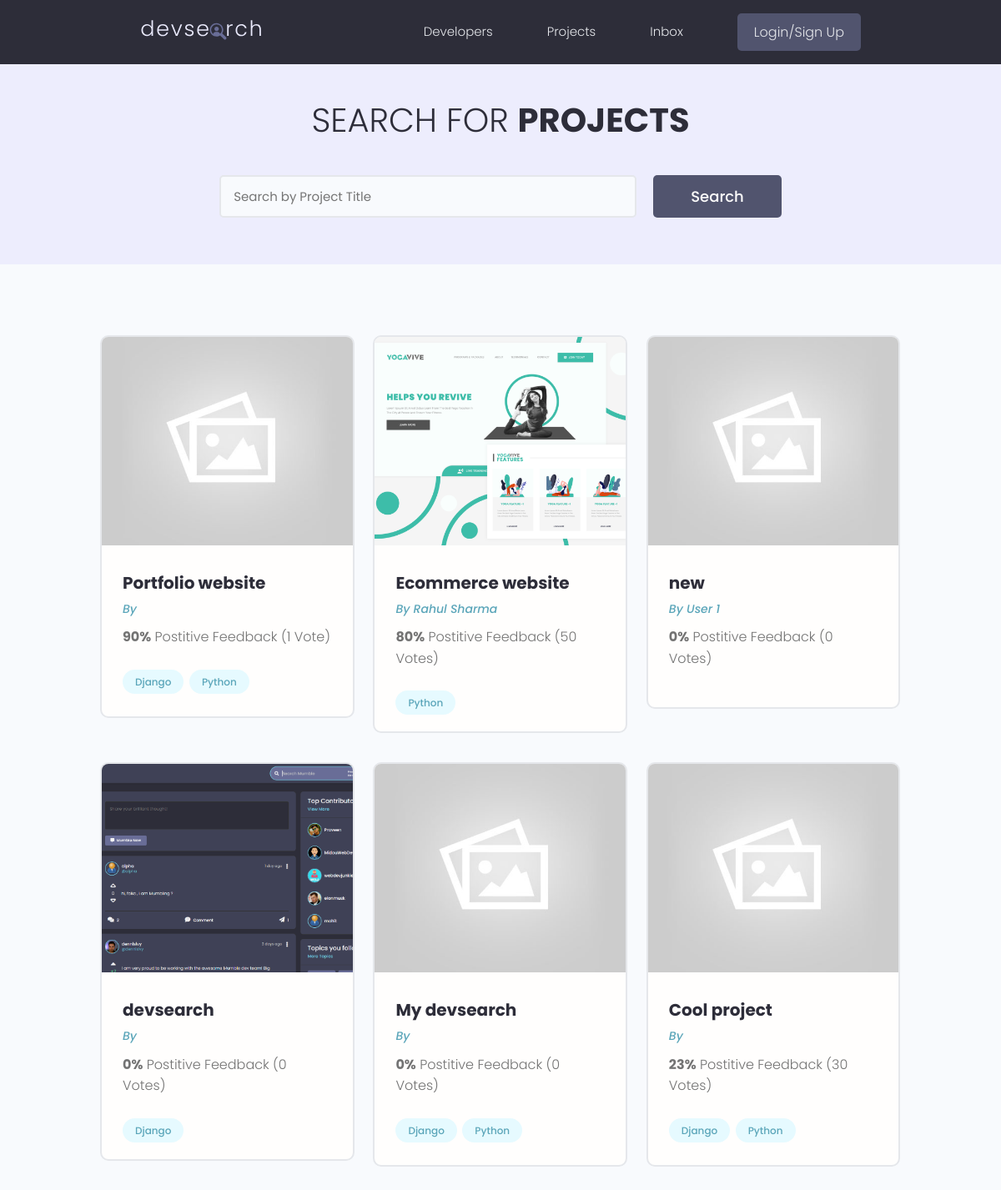
Before: /projects/ with the older database file.
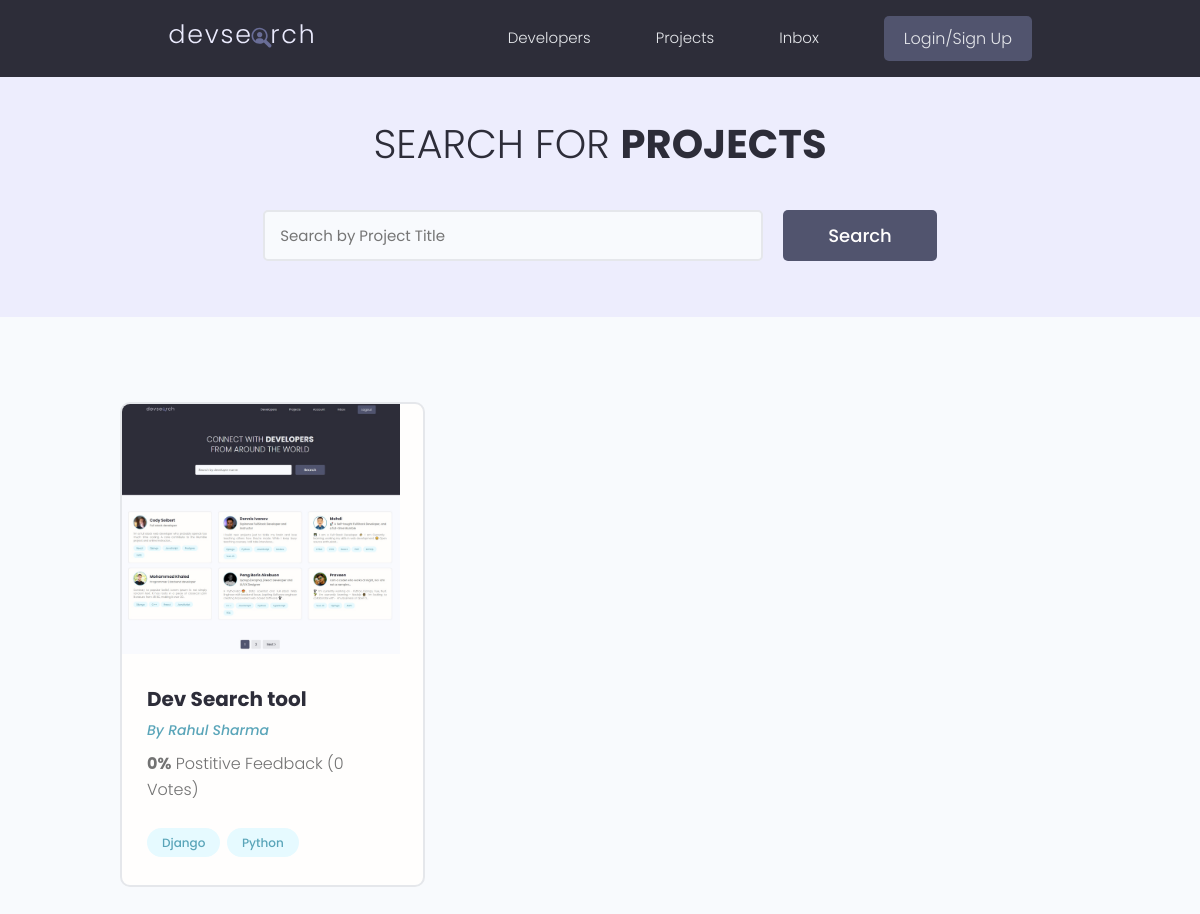
After: the same page with the newer database file.
### projects/models.py (models this page shows, shortened)
class Project(models.Model):
    owner = models.ForeignKey(
        Profile, null=True, blank=True, on_delete=models.CASCADE)
    title = models.CharField(max_length = 200)
    description = models.TextField(null = True, blank = True)
    featured_image = models.ImageField(null = True, blank = True, default = 'default.jpg')
    demo_link = models.CharField(max_length = 2000, null = True, blank = True)
    source_link = models.CharField(max_length = 2000, null = True, blank = True)
    tags = models.ManyToManyField('Tag', blank = True)
    vote_total = models.IntegerField(default = 0, null = True, blank = True)
    vote_ratio = models.IntegerField(default = 0, null = True, blank = True)
    created = models.DateTimeField(auto_now_add = True)
    id = models.UUIDField(default = uuid.uuid4, unique = True, primary_key = True, editable = False)

class Tag(models.Model):
    name = models.CharField(max_length = 200)
    created = models.DateTimeField(auto_now_add = True)
    id = models.UUIDField(default = uuid.uuid4, unique = True, primary_key = True, editable = False)
    def __str__(self):
        return self.name

### users/models.py (models this page shows, shortened)
class Profile(models.Model):
    user = models.OneToOneField(
        User, on_delete=models.CASCADE, null=True, blank=True)
    name = models.CharField(max_length=200, blank=True, null=True)
    email = models.EmailField(max_length=500, blank=True, null=True)
    username = models.CharField(max_length=200, blank=True, null=True)
    location = models.CharField(max_length=200, blank=True, null=True)
    short_intro = models.CharField(max_length=200, blank=True, null=True)
    bio = models.TextField(blank=True, null=True)
    profile_image = models.ImageField(
        null=True, blank=True, upload_to='profiles/', default="profiles/user-default.png")
    social_github = models.CharField(max_length=200, blank=True, null=True)
    social_twitter = models.CharField(max_length=200, blank=True, null=True)
    social_linkedin = models.CharField(max_length=200, blank=True, null=True)
    social_youtube = models.CharField(max_length=200, blank=True, null=True)
    social_website = models.CharField(max_length=200, blank=True, null=True)
    created = models.DateTimeField(auto_now_add=True)
    id = models.UUIDField(default=uuid.uuid4, unique=True,
                          primary_key=True, editable=False)

### projects/views.py (the view)
# urls.py: path('projects/', include('projects.urls')),
def projects(request):
    projects, search_query = searchProjects(request)
    context = {'projects': projects, 'search_query': search_query}
    return render(request, 'projects/projects.html', context)

### projects/utils.py (called while the page is built)
def searchProjects(request):
    search_query = ''
    if request.GET.get('search_query'):
        search_query = request.GET.get('search_query')
    tags = Tag.objects.filter(name__icontains=search_query)
    projects = Project.objects.distinct().filter(
        Q(title__icontains=search_query) |
        Q(description__icontains=search_query) |
        Q(owner__name__icontains=search_query) |
        Q(tags__in=tags)
    )
    return projects, search_query

### projects/templates/projects/projects.html (shortened to what this page needs)
{% extends 'main.html' %} {% block content %}
<main class="projects">
  <section class="hero-section text-center">
    <div class="container container--narrow">
      <div class="hero-section__box">
        <h2>Search for <span>Projects</span></h2>
      </div>
      <div class="hero-section__search">
        <form class="form" action="#" method="get">
          <div class="form__field">
            <input class="input input--text" id="formInput#search" type="text" name="search_query"
              value="{{search_query}}" placeholder="Search by Project Title" />
          </div>
          <input class="btn btn--sub btn--lg" type="submit" value="Search" />
        </form>
      </div>
    </div>
  </section>
  <section class="projectsList">
    <div class="container">
      <div class="grid grid--three">
        {% for project in projects %}
        <div class="column">
          <div class="card project">
            <a href="{% url 'project' project.id %}" class="project">
              <img class="project__thumbnail" src="{{project.featured_image.url}}" alt="project thumbnail" />
              <div class="card__body">
                <h3 class="project__title">{{ project.title}}</h3>
                <p><a class="project__author" href="">By {{ project.owner.name }}</a></p>
                <p class="project--rating">
                  <span style="font-weight: bold;">{{project.vote_ratio}}%</span> Postitive
                  Feedback ({{project.vote_total}} Vote{{project.vote_total|pluralize:"s"}})
                </p>
                <div class="project__tags">
                  {% for tag in project.tags.all%}
                  <span class="tag tag--pill tag--main">
                    <small>{{tag}}</small>
                  </span>
                  {% endfor %}
                </div>
              </div>
            </a>
          </div>
        </div>
        {% endfor %}
      </div>
    </div>
  </section>
</main>
{% endblock content %}

Changed rows visible on the page:
removed Project: featured_image (placeholder picture), title "Portfolio website", vote_ratio "90", vote_total "1", Tag (name "Django"), Tag (name "Python")
removed Project: featured_image (picture), title "Ecommerce website", owner.name "Rahul Sharma", vote_ratio "80", vote_total "50", Tag (name "Python")
removed Project: featured_image (placeholder picture), title "new", owner.name "User 1", vote_ratio "0", vote_total "0"
removed Project: featured_image (picture), title "devsearch", vote_ratio "0", vote_total "0", Tag (name "Django")
removed Project: featured_image (placeholder picture), title "My devsearch", vote_ratio "0", vote_total "0", Tag (name "Django"), Tag (name "Python")
removed Project: featured_image (placeholder picture), title "Cool project", vote_ratio "23", vote_total "30", Tag (name "Django"), Tag (name "Python")
added Project: featured_image (picture), title "Dev Search tool", owner.name "Rahul Sharma", vote_ratio "0", vote_total "0", Tag (name "Django"), Tag (name "Python")
